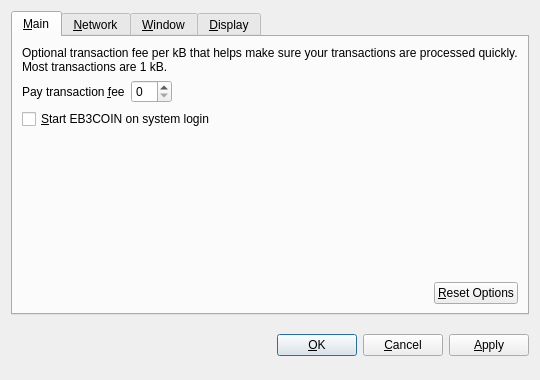
<?xml version="1.0" encoding="UTF-8"?>
<ui version="4.0">
 <class>OptionsDialog</class>
 <widget class="QDialog" name="OptionsDialog">
  <property name="geometry">
   <rect>
    <x>0</x>
    <y>0</y>
    <width>540</width>
    <height>380</height>
   </rect>
  </property>
  <property name="windowTitle">
   <string>Options</string>
  </property>
  <property name="modal">
   <bool>true</bool>
  </property>
  <layout class="QVBoxLayout" name="verticalLayout">
   <item>
    <widget class="QTabWidget" name="tabWidget">
     <property name="tabPosition">
      <enum>QTabWidget::North</enum>
     </property>
     <property name="currentIndex">
      <number>0</number>
     </property>
     <widget class="QWidget" name="tabMain">
      <attribute name="title">
       <string>&amp;Main</string>
      </attribute>
      <layout class="QVBoxLayout" name="verticalLayout_Main">
       <item>
        <widget class="QLabel" name="transactionFeeInfoLabel">
         <property name="text">
          <string>Optional transaction fee per kB that helps make sure your transactions are processed quickly. Most transactions are 1 kB.</string>
         </property>
         <property name="textFormat">
          <enum>Qt::PlainText</enum>
         </property>
         <property name="wordWrap">
          <bool>true</bool>
         </property>
        </widget>
       </item>
       <item>
        <layout class="QHBoxLayout" name="horizontalLayout_1_Main">
         <item>
          <widget class="QLabel" name="transactionFeeLabel">
           <property name="text">
            <string>Pay transaction &amp;fee</string>
           </property>
           <property name="textFormat">
            <enum>Qt::PlainText</enum>
           </property>
           <property name="buddy">
            <cstring>transactionFee</cstring>
           </property>
          </widget>
         </item>
         <item>
          <widget class="BitcoinAmountField" name="transactionFee"/>
         </item>
         <item>
          <spacer name="horizontalSpacer_1_Main">
           <property name="orientation">
            <enum>Qt::Horizontal</enum>
           </property>
           <property name="sizeHint" stdset="0">
            <size>
             <width>40</width>
             <height>20</height>
            </size>
           </property>
          </spacer>
         </item>
        </layout>
       </item>
       <item>
        <widget class="QCheckBox" name="bitcoinAtStartup">
         <property name="toolTip">
          <string>Automatically start EB3COIN after logging in to the system.</string>
         </property>
         <property name="text">
          <string>&amp;Start EB3COIN on system login</string>
         </property>
        </widget>
       </item>
       <item>
        <spacer name="verticalSpacer_Main">
         <property name="orientation">
          <enum>Qt::Vertical</enum>
         </property>
         <property name="sizeHint" stdset="0">
          <size>
           <width>20</width>
           <height>40</height>
          </size>
         </property>
        </spacer>
       </item>
       <item>
        <layout class="QHBoxLayout" name="horizontalLayout_2_Main">
         <item>
          <spacer name="horizontalSpacer_2_Main">
           <property name="orientation">
            <enum>Qt::Horizontal</enum>
           </property>
           <property name="sizeHint" stdset="0">
            <size>
             <width>40</width>
             <height>20</height>
            </size>
           </property>
          </spacer>
         </item>
         <item>
          <widget class="QPushButton" name="resetButton">
           <property name="toolTip">
            <string>Reset all client options to default.</string>
           </property>
           <property name="text">
            <string>&amp;Reset Options</string>
           </property>
           <property name="autoDefault">
            <bool>false</bool>
           </property>
          </widget>
         </item>
        </layout>
       </item>
      </layout>
     </widget>
     <widget class="QWidget" name="tabNetwork">
      <attribute name="title">
       <string>&amp;Network</string>
      </attribute>
      <layout class="QVBoxLayout" name="verticalLayout_Network">
       <item>
        <widget class="QCheckBox" name="mapPortUpnp">
         <property name="toolTip">
          <string>Automatically open the EB3COIN client port on the router. This only works when your router supports UPnP and it is enabled.</string>
         </property>
         <property name="text">
          <string>Map port using &amp;UPnP</string>
         </property>
        </widget>
       </item>
       <item>
        <widget class="QCheckBox" name="connectSocks">
         <property name="toolTip">
          <string>Connect to the EB3COIN network through a SOCKS proxy (e.g. when connecting through Tor).</string>
         </property>
         <property name="text">
          <string>&amp;Connect through SOCKS proxy:</string>
         </property>
        </widget>
       </item>
       <item>
        <layout class="QHBoxLayout" name="horizontalLayout_Network">
         <item>
          <widget class="QLabel" name="proxyIpLabel">
           <property name="text">
            <string>Proxy &amp;IP:</string>
           </property>
           <property name="textFormat">
            <enum>Qt::PlainText</enum>
           </property>
           <property name="buddy">
            <cstring>proxyIp</cstring>
           </property>
          </widget>
         </item>
         <item>
          <widget class="QValidatedLineEdit" name="proxyIp">
           <property name="maximumSize">
            <size>
             <width>140</width>
             <height>16777215</height>
            </size>
           </property>
           <property name="toolTip">
            <string>IP address of the proxy (e.g. 127.0.0.1)</string>
           </property>
          </widget>
         </item>
         <item>
          <widget class="QLabel" name="proxyPortLabel">
           <property name="text">
            <string>&amp;Port:</string>
           </property>
           <property name="textFormat">
            <enum>Qt::PlainText</enum>
           </property>
           <property name="buddy">
            <cstring>proxyPort</cstring>
           </property>
          </widget>
         </item>
         <item>
          <widget class="QLineEdit" name="proxyPort">
           <property name="maximumSize">
            <size>
             <width>55</width>
             <height>16777215</height>
            </size>
           </property>
           <property name="toolTip">
            <string>Port of the proxy (e.g. 9050)</string>
           </property>
          </widget>
         </item>
         <item>
          <widget class="QLabel" name="socksVersionLabel">
           <property name="text">
            <string>SOCKS &amp;Version:</string>
           </property>
           <property name="textFormat">
            <enum>Qt::PlainText</enum>
           </property>
           <property name="buddy">
            <cstring>socksVersion</cstring>
           </property>
          </widget>
         </item>
         <item>
          <widget class="QValueComboBox" name="socksVersion">
           <property name="toolTip">
            <string>SOCKS version of the proxy (e.g. 5)</string>
           </property>
          </widget>
         </item>
         <item>
          <spacer name="horizontalSpacer_Network">
           <property name="orientation">
            <enum>Qt::Horizontal</enum>
           </property>
           <property name="sizeHint" stdset="0">
            <size>
             <width>40</width>
             <height>20</height>
            </size>
           </property>
          </spacer>
         </item>
        </layout>
       </item>
       <item>
        <spacer name="verticalSpacer_Network">
         <property name="orientation">
          <enum>Qt::Vertical</enum>
         </property>
         <property name="sizeHint" stdset="0">
          <size>
           <width>20</width>
           <height>40</height>
          </size>
         </property>
        </spacer>
       </item>
      </layout>
     </widget>
     <widget class="QWidget" name="tabWindow">
      <attribute name="title">
       <string>&amp;Window</string>
      </attribute>
      <layout class="QVBoxLayout" name="verticalLayout_Window">
       <item>
        <widget class="QCheckBox" name="minimizeToTray">
         <property name="toolTip">
          <string>Show only a tray icon after minimizing the window.</string>
         </property>
         <property name="text">
          <string>&amp;Minimize to the tray instead of the taskbar</string>
         </property>
        </widget>
       </item>
       <item>
        <widget class="QCheckBox" name="minimizeOnClose">
         <property name="toolTip">
          <string>Minimize instead of exit the application when the window is closed. When this option is enabled, the application will be closed only after selecting Quit in the menu.</string>
         </property>
         <property name="text">
          <string>M&amp;inimize on close</string>
         </property>
        </widget>
       </item>
       <item>
        <spacer name="verticalSpacer_Window">
         <property name="orientation">
          <enum>Qt::Vertical</enum>
         </property>
         <property name="sizeHint" stdset="0">
          <size>
           <width>20</width>
           <height>40</height>
          </size>
         </property>
        </spacer>
       </item>
      </layout>
     </widget>
     <widget class="QWidget" name="tabDisplay">
      <attribute name="title">
       <string>&amp;Display</string>
      </attribute>
      <layout class="QVBoxLayout" name="verticalLayout_Display">
       <item>
        <layout class="QHBoxLayout" name="horizontalLayout_1_Display">
         <item>
          <widget class="QLabel" name="langLabel">
           <property name="text">
            <string>User Interface &amp;language:</string>
           </property>
           <property name="textFormat">
            <enum>Qt::PlainText</enum>
           </property>
           <property name="buddy">
            <cstring>lang</cstring>
           </property>
          </widget>
         </item>
         <item>
          <widget class="QValueComboBox" name="lang">
           <property name="toolTip">
            <string>The user interface language can be set here. This setting will take effect after restarting EB3COIN.</string>
           </property>
          </widget>
         </item>
        </layout>
       </item>
       <item>
        <layout class="QHBoxLayout" name="horizontalLayout_2_Display">
         <item>
          <widget class="QLabel" name="unitLabel">
           <property name="text">
            <string>&amp;Unit to show amounts in:</string>
           </property>
           <property name="textFormat">
            <enum>Qt::PlainText</enum>
           </property>
           <property name="buddy">
            <cstring>unit</cstring>
           </property>
          </widget>
         </item>
         <item>
          <widget class="QValueComboBox" name="unit">
           <property name="toolTip">
            <string>Choose the default subdivision unit to show in the interface and when sending coins.</string>
           </property>
          </widget>
         </item>
        </layout>
       </item>
       <item>
        <widget class="QCheckBox" name="displayAddresses">
         <property name="toolTip">
          <string>Whether to show EB3COIN addresses in the transaction list or not.</string>
         </property>
         <property name="text">
          <string>&amp;Display addresses in transaction list</string>
         </property>
        </widget>
       </item>
       <item>
        <widget class="QCheckBox" name="coinControlFeatures">
         <property name="toolTip">
          <string>Whether to show coin control features or not.</string>
         </property>
         <property name="text">
          <string>Display coin &amp;control features (experts only!)</string>
         </property>
        </widget>
       </item>
       <item>
        <spacer name="verticalSpacer_Display">
         <property name="orientation">
          <enum>Qt::Vertical</enum>
         </property>
         <property name="sizeHint" stdset="0">
          <size>
           <width>20</width>
           <height>40</height>
          </size>
         </property>
        </spacer>
       </item>
      </layout>
     </widget>
    </widget>
   </item>
   <item>
    <layout class="QHBoxLayout" name="horizontalLayout_Buttons">
     <item>
      <spacer name="horizontalSpacer_1">
       <property name="orientation">
        <enum>Qt::Horizontal</enum>
       </property>
       <property name="sizeHint" stdset="0">
        <size>
         <width>40</width>
         <height>48</height>
        </size>
       </property>
      </spacer>
     </item>
     <item>
      <widget class="QLabel" name="statusLabel">
       <property name="font">
        <font>
         <weight>75</weight>
         <bold>true</bold>
        </font>
       </property>
       <property name="text">
        <string/>
       </property>
       <property name="textFormat">
        <enum>Qt::PlainText</enum>
       </property>
       <property name="wordWrap">
        <bool>true</bool>
       </property>
      </widget>
     </item>
     <item>
      <spacer name="horizontalSpacer_2">
       <property name="orientation">
        <enum>Qt::Horizontal</enum>
       </property>
       <property name="sizeHint" stdset="0">
        <size>
         <width>40</width>
         <height>48</height>
        </size>
       </property>
      </spacer>
     </item>
     <item>
      <widget class="QPushButton" name="okButton">
       <property name="text">
        <string>&amp;OK</string>
       </property>
      </widget>
     </item>
     <item>
      <widget class="QPushButton" name="cancelButton">
       <property name="text">
        <string>&amp;Cancel</string>
       </property>
       <property name="autoDefault">
        <bool>false</bool>
       </property>
      </widget>
     </item>
     <item>
      <widget class="QPushButton" name="applyButton">
       <property name="text">
        <string>&amp;Apply</string>
       </property>
       <property name="autoDefault">
        <bool>false</bool>
       </property>
      </widget>
     </item>
    </layout>
   </item>
  </layout>
 </widget>
 <customwidgets>
  <customwidget>
   <class>BitcoinAmountField</class>
   <extends>QSpinBox</extends>
   <header>bitcoinamountfield.h</header>
  </customwidget>
  <customwidget>
   <class>QValueComboBox</class>
   <extends>QComboBox</extends>
   <header>qvaluecombobox.h</header>
  </customwidget>
  <customwidget>
   <class>QValidatedLineEdit</class>
   <extends>QLineEdit</extends>
   <header>qvalidatedlineedit.h</header>
  </customwidget>
 </customwidgets>
 <resources/>
 <connections/>
</ui>
